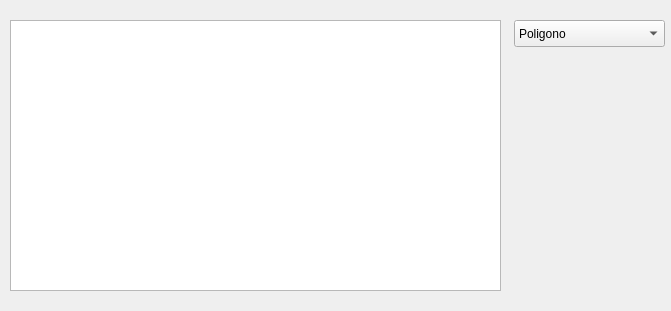
<?xml version="1.0" encoding="UTF-8"?>
<ui version="4.0">
 <class>MainWindow</class>
 <widget class="QMainWindow" name="MainWindow">
  <property name="geometry">
   <rect>
    <x>0</x>
    <y>0</y>
    <width>671</width>
    <height>311</height>
   </rect>
  </property>
  <property name="windowTitle">
   <string>Tarea 5</string>
  </property>
  <widget class="QWidget" name="centralWidget">
   <property name="enabled">
    <bool>true</bool>
   </property>
   <widget class="QGraphicsView" name="view">
    <property name="geometry">
     <rect>
      <x>10</x>
      <y>20</y>
      <width>491</width>
      <height>271</height>
     </rect>
    </property>
   </widget>
   <widget class="QComboBox" name="comboBox">
    <property name="geometry">
     <rect>
      <x>514</x>
      <y>20</y>
      <width>151</width>
      <height>27</height>
     </rect>
    </property>
    <property name="currentIndex">
     <number>0</number>
    </property>
    <item>
     <property name="text">
      <string>Poligono</string>
     </property>
    </item>
    <item>
     <property name="text">
      <string>Cubo</string>
     </property>
    </item>
    <item>
     <property name="text">
      <string>Cono</string>
     </property>
    </item>
    <item>
     <property name="text">
      <string>Prisma Rectangular</string>
     </property>
    </item>
    <item>
     <property name="text">
      <string>Prisma Triangular</string>
     </property>
    </item>
    <item>
     <property name="text">
      <string>Arco</string>
     </property>
    </item>
   </widget>
  </widget>
 </widget>
 <layoutdefault spacing="6" margin="11"/>
 <resources/>
 <connections/>
</ui>
